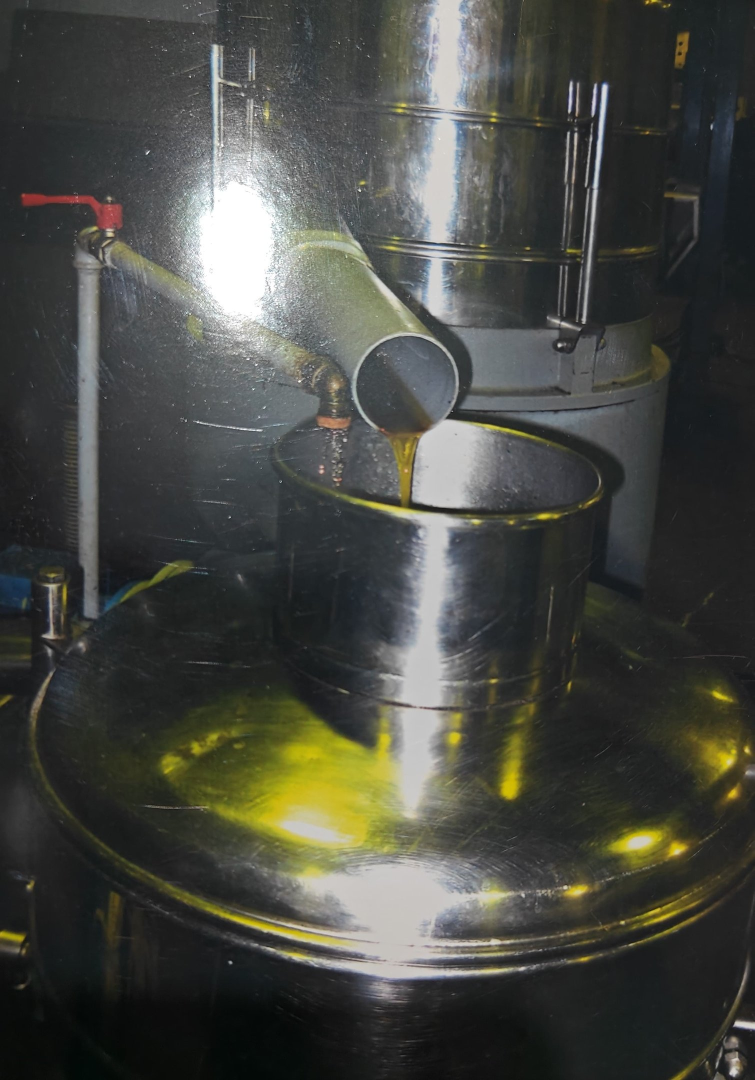
#> input picture photos-originals/archive-oil-pour.jpg, 1509 x 2160 px (shown at 1/2 size)
$ python make_images.py
#> lines starting #> are read from the running program, lines starting #| are printed output that depends on the picture
#!/usr/bin/env python3
"""
Create web-ready image sizes from the originals in /photos-originals.

Needs Pillow:  pip install pillow
Run from the project folder:  python tools/make_images.py

For every photo listed in PHOTOS below it writes, into src/assets/img/:
    <name>-800.jpg  <name>-800.webp  <name>-1400.jpg  <name>-1400.webp
To add a new photo: copy it into photos-originals/, add a line to PHOTOS,
run this script, then use it in a page with  {{img:<name>|Alt text}}  (see README).
"""
from pathlib import Path
from PIL import Image, ImageOps

ROOT = Path(__file__).resolve().parent.parent
SRC = ROOT / "photos-originals"
OUT = ROOT / "src" / "assets" / "img"
OUT.mkdir(parents=True, exist_ok=True)

# name in site  ->  original file name
PHOTOS = {
    "archive-oil-pour": "archive-oil-pour.jpg",
    "archive-mill-line": "archive-mill-line.jpg",
    "archive-building": "archive-building.jpg",
    "archive-mill-people": "archive-mill-people.jpg",
    "today-line": "today-line.jpg",
    "hero-grove": "hero-grove.jpg",       # olive grove at sunset, from the old site's homepage
    # gallery of today's line (site.json > gallery)
    "line-01": "line-01.jpg", "line-02": "line-02.jpg", "line-03": "line-03.jpg", "line-04": "line-04.jpg",
    "line-05": "line-05.jpg", "line-06": "line-06.jpg", "line-07": "line-07.jpg", "line-08": "line-08.jpg",
}
WIDTHS = (800, 1400, 1800)


def save_pair(im: Image.Image, base: Path):
    im = im.convert("RGB")
    im.save(base.with_suffix(".jpg"), "JPEG", quality=80, optimize=True, progressive=True)
    im.save(base.with_suffix(".webp"), "WEBP", quality=78, method=6)


def photos():
    for name, fname in PHOTOS.items():
        p = SRC / fname
        if not p.exists():
            print(f"  ! missing {p}")
            continue
        im = ImageOps.exif_transpose(Image.open(p))
#> im is the input picture: PIL image 1509x2160 RGB; mean R, G, B 71.4, 72.7, 66.6
        for w in WIDTHS:
            if im.width < w:
                r = im.copy()
            else:
                r = im.resize((w, round(im.height * w / im.width)), Image.LANCZOS)
            save_pair(r, OUT / f"{name}-{w}")
#> this loop made 3 passes
#> pass 1, in photos, `r = im.resize((w, round(im.height * w / im.width)), Image.LANCZOS)`:
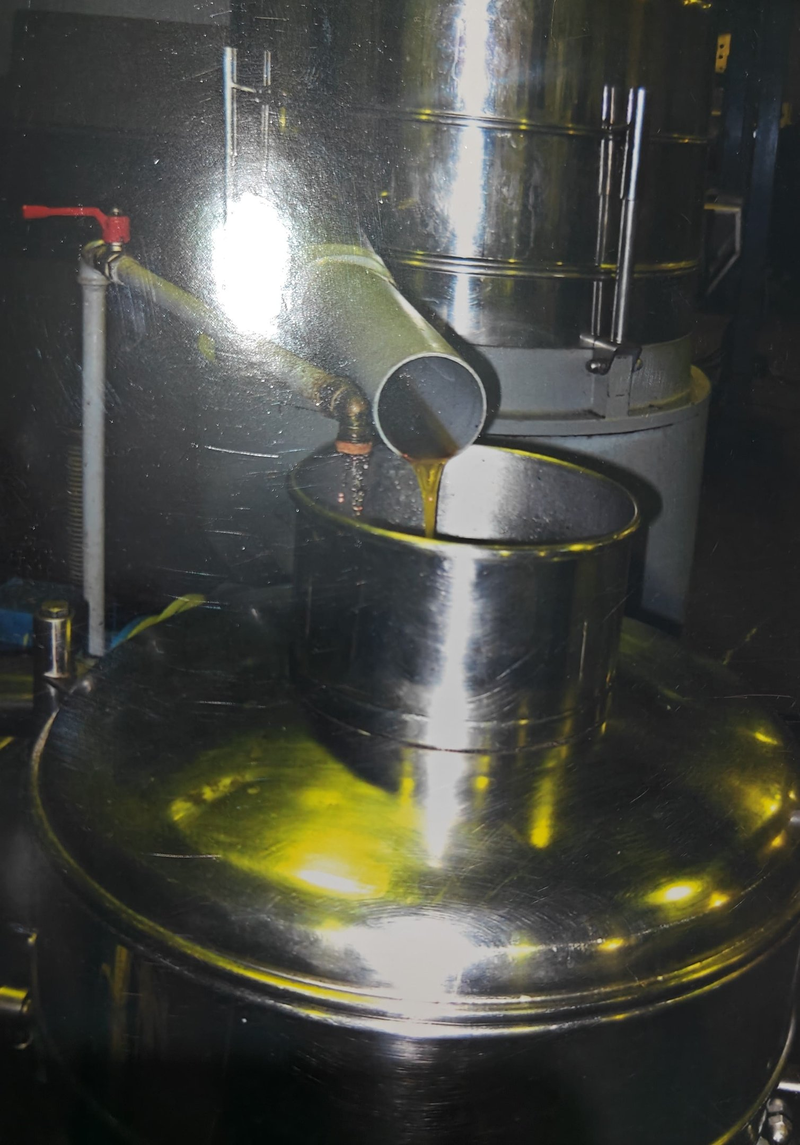
#> r: PIL image 800x1145 RGB; mean R, G, B 71.4, 72.7, 66.6
        print(f"  ok {name} ({im.width}x{im.height})")
#|   ok archive-oil-pour (1509x2160)
#> pass 2 of the loop in photos, `for name, fname in PHOTOS.items():`:
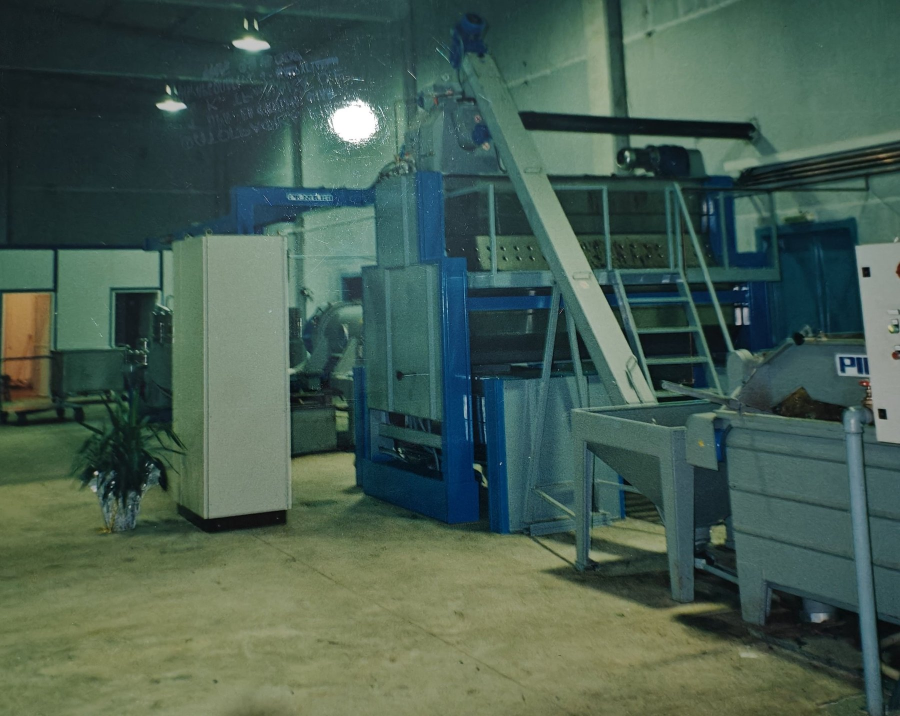
#> input picture photos-originals/archive-mill-line.jpg, 1800 x 1432 px (shown at 1/2 size)
#> in photos, im is the input picture: PIL image 1800x1432 RGB; mean R, G, B 71.2, 93.6, 81.4
#> the loop in photos, `for w in WIDTHS:` made 3 passes
#> pass 1, in photos, `r = im.resize((w, round(im.height * w / im.width)), Image.LANCZOS)`:
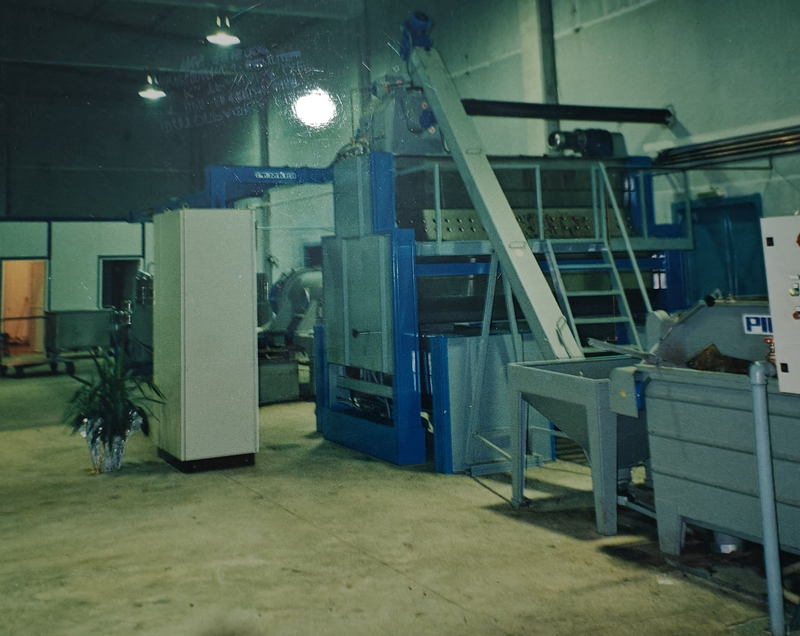
#> r: PIL image 800x636 RGB; mean R, G, B 71.2, 93.6, 81.4
#|   ok archive-mill-line (1800x1432)
#> pass 3 of the loop in photos, `for name, fname in PHOTOS.items():`:
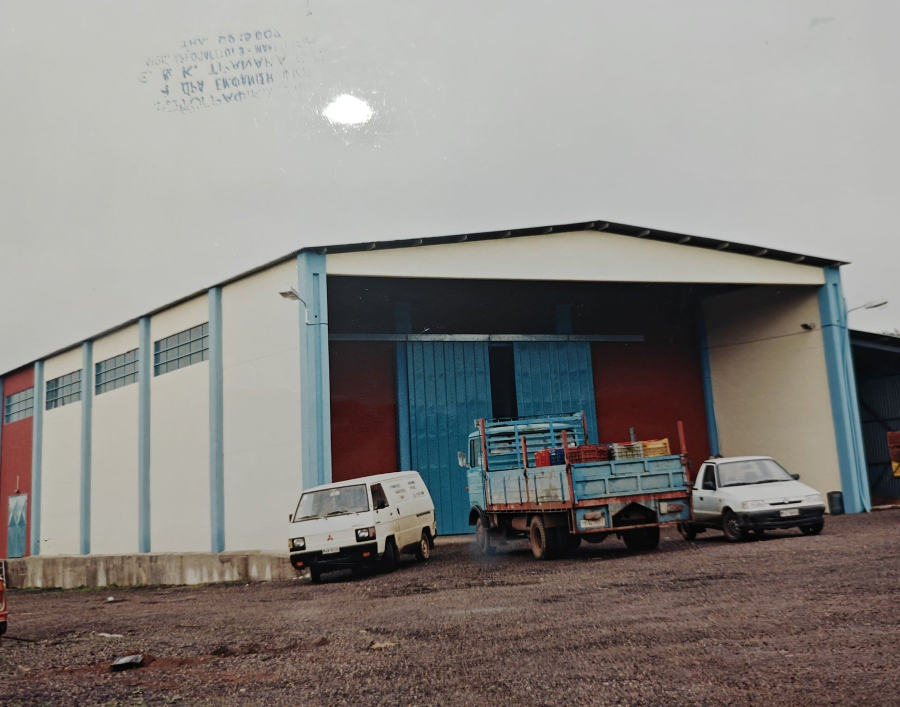
#> input picture photos-originals/archive-building.jpg, 1800 x 1414 px (shown at 1/2 size)
#> in photos, im is the input picture: PIL image 1800x1414 RGB; mean R, G, B 135.5, 132, 128.3
#> the loop in photos, `for w in WIDTHS:` made 3 passes
#> pass 1, in photos, `r = im.resize((w, round(im.height * w / im.width)), Image.LANCZOS)`:
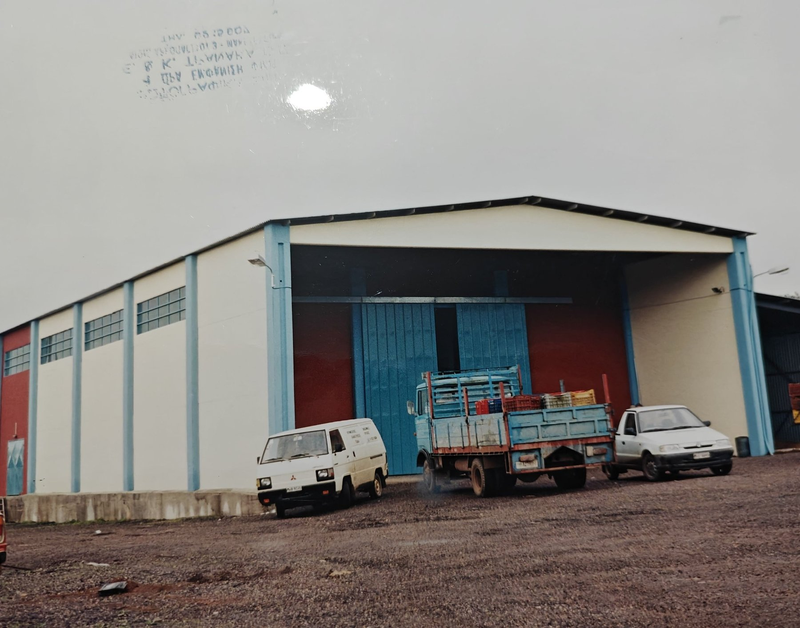
#> r: PIL image 800x628 RGB; mean R, G, B 135.5, 132, 128.3
#|   ok archive-building (1800x1414)
#> the loop made 14 passes; the first 3 are shown


def og_image():
    """1200x630 picture used when the site is shared on Facebook/Viber/etc."""
    p = SRC / PHOTOS["archive-oil-pour"]
    im = ImageOps.exif_transpose(Image.open(p)).convert("RGB")
    target_ratio = 1200 / 630
    h = round(im.width / target_ratio)
#> h = 792
    top = max(0, min(im.height - h, round(im.height * 0.42 - h / 2)))
#> top = 511
    crop = im.crop((0, top, im.width, top + h)).resize((1200, 630), Image.LANCZOS)
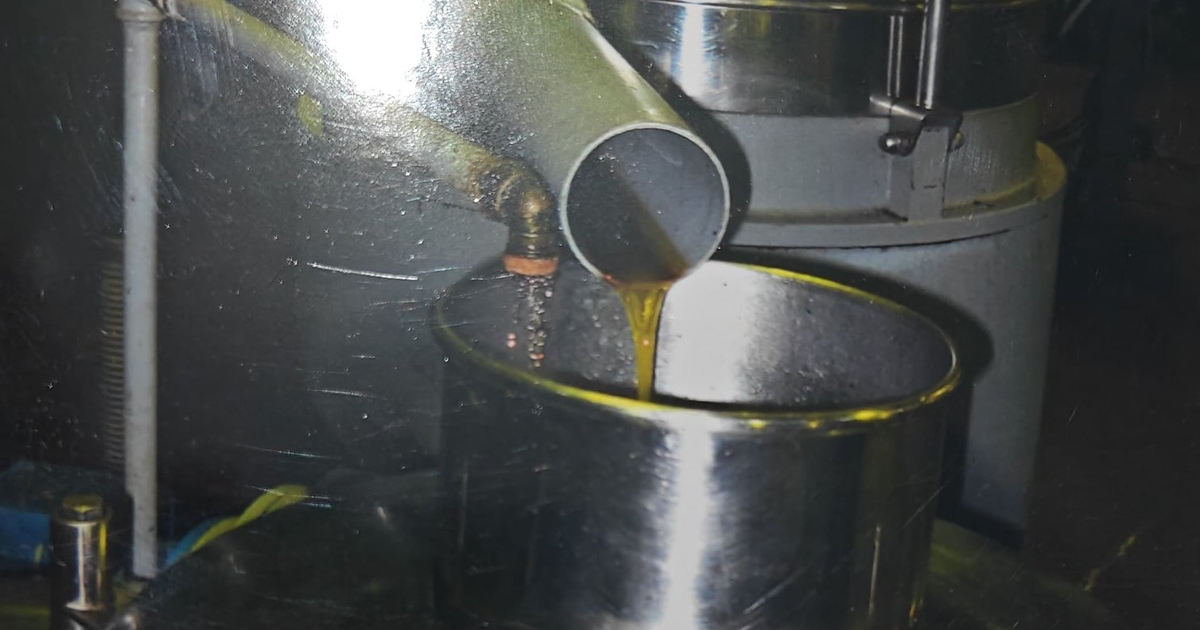
#> crop: PIL image 1200x630 RGB; mean R, G, B 72.6, 75.1, 74.5
    crop.save(OUT / "og-image.jpg", "JPEG", quality=82, optimize=True, progressive=True)
    print("  ok og-image.jpg")


def logo_and_icons():
    p = SRC / "logo.png"
#> (the run stopped early here; a loop or call above may not have finished)
